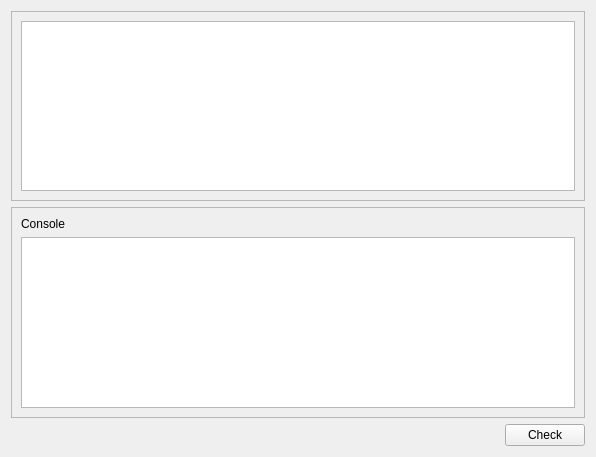
<?xml version="1.0" encoding="UTF-8"?>
<ui version="4.0">
 <class>EditWindow</class>
 <widget class="QWidget" name="EditWindow">
  <property name="geometry">
   <rect>
    <x>0</x>
    <y>0</y>
    <width>596</width>
    <height>457</height>
   </rect>
  </property>
  <property name="windowTitle">
   <string>Form</string>
  </property>
  <layout class="QVBoxLayout" name="verticalLayout">
   <item>
    <widget class="QScrollArea" name="scrollArea">
     <property name="widgetResizable">
      <bool>true</bool>
     </property>
     <widget class="QWidget" name="scrollAreaWidgetContents">
      <property name="geometry">
       <rect>
        <x>0</x>
        <y>0</y>
        <width>572</width>
        <height>194</height>
       </rect>
      </property>
      <layout class="QVBoxLayout" name="verticalLayout_3">
       <item>
        <widget class="QTextEdit" name="textEdit"/>
       </item>
      </layout>
     </widget>
    </widget>
   </item>
   <item>
    <widget class="QScrollArea" name="scrollArea_2">
     <property name="widgetResizable">
      <bool>true</bool>
     </property>
     <widget class="QWidget" name="scrollAreaWidgetContents_2">
      <property name="geometry">
       <rect>
        <x>0</x>
        <y>0</y>
        <width>572</width>
        <height>194</height>
       </rect>
      </property>
      <layout class="QVBoxLayout" name="verticalLayout_2">
       <item>
        <widget class="QLabel" name="label">
         <property name="text">
          <string>Console</string>
         </property>
        </widget>
       </item>
       <item>
        <widget class="QTextEdit" name="textEdit_2"/>
       </item>
      </layout>
     </widget>
    </widget>
   </item>
   <item alignment="Qt::AlignmentFlag::AlignRight">
    <widget class="QPushButton" name="pushButton">
     <property name="text">
      <string>Check</string>
     </property>
    </widget>
   </item>
  </layout>
 </widget>
 <resources/>
 <connections/>
</ui>
